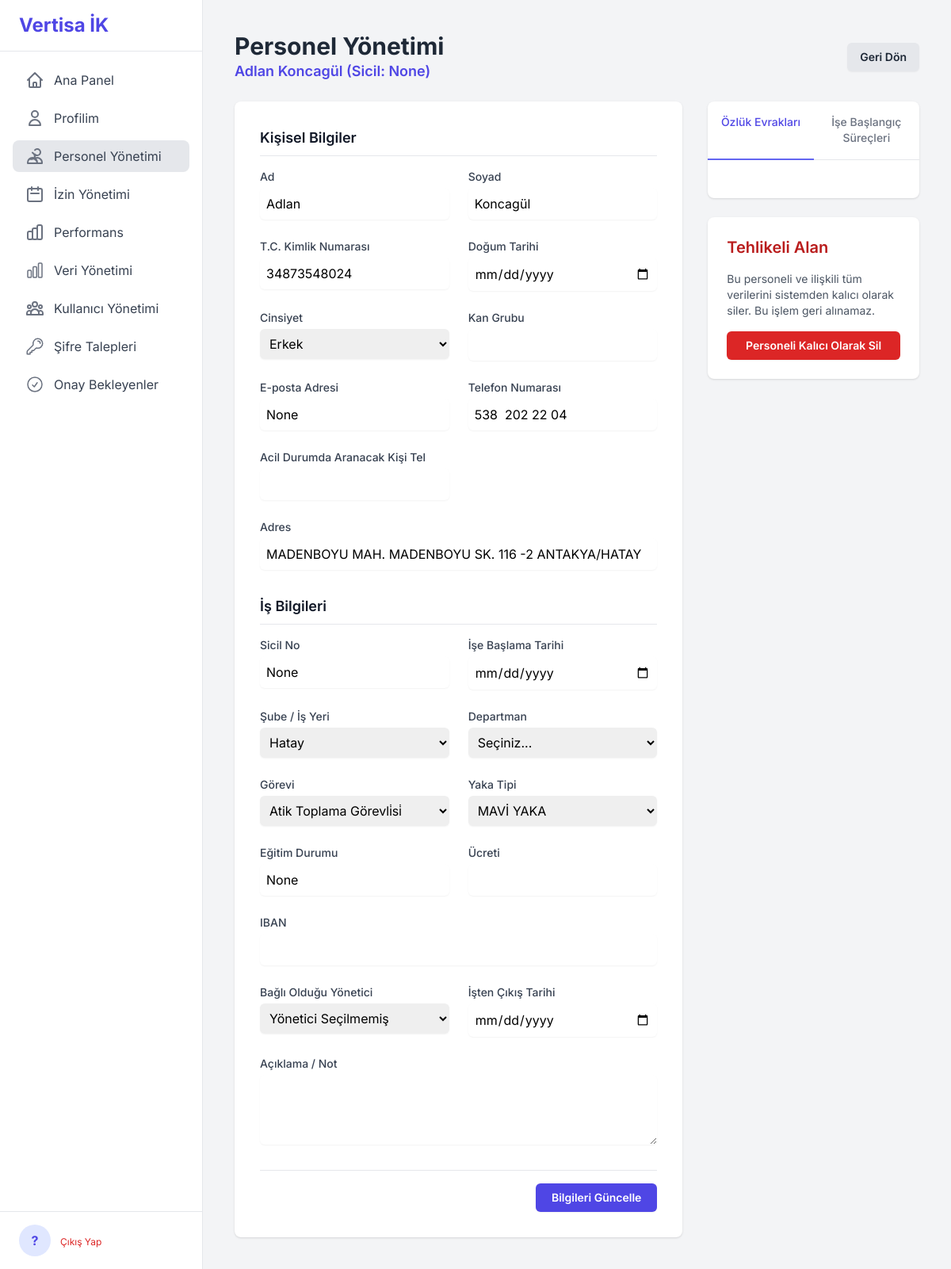
Screenshot of /personnel/manage/2 (signed in) with the database file from the repository.
### tables this page shows
CREATE TABLE calisanlar (
        id INTEGER PRIMARY KEY AUTOINCREMENT, 
        ad TEXT NOT NULL, 
        soyad TEXT NOT NULL,
        sicil_no TEXT UNIQUE,
        tc_kimlik TEXT UNIQUE NOT NULL, 
        ise_baslama_tarihi TEXT, 
        isten_cikis_tarihi TEXT,
        dogum_tarihi TEXT,
        cinsiyet TEXT,
        kan_grubu TEXT,
        tel TEXT, 
        yakin_tel TEXT, 
        adres TEXT, 
        iban TEXT, 
        egitim TEXT, 
        ucreti TEXT, 
        aciklama TEXT,
        yillik_izin_bakiye INTEGER NOT NULL DEFAULT 20, 
        yaka_tipi TEXT,
        yonetici_id INTEGER REFERENCES calisanlar(id), 
        sube_id INTEGER REFERENCES subeler(id),
        departman_id INTEGER REFERENCES departmanlar(id),
        gorev_id INTEGER REFERENCES gorevler(id), 
        mail TEXT UNIQUE,
        onay_durumu TEXT NOT NULL DEFAULT 'Onaylandı', 
        admin_notu TEXT
    );

CREATE TABLE subeler (id INTEGER PRIMARY KEY AUTOINCREMENT, sube_adi TEXT UNIQUE NOT NULL);

CREATE TABLE gorevler (id INTEGER PRIMARY KEY AUTOINCREMENT, gorev_adi TEXT UNIQUE NOT NULL);

### app/personnel.py (the view)
@bp.route('/manage/<int:calisan_id>')
@login_required
def manage(calisan_id):
    db = g.db
    calisan = db.execute("""
        SELECT c.*, s.sube_adi, d.departman_adi, g.gorev_adi
        FROM calisanlar c
        LEFT JOIN subeler s ON c.sube_id = s.id
        LEFT JOIN departmanlar d ON c.departman_id = d.id
        LEFT JOIN gorevler g ON c.gorev_id = g.id
        WHERE c.id = ?""", (calisan_id,)).fetchone()
    if not calisan:
        flash("Personel bulunamadı.", "danger")
        return redirect(url_for('personnel.list_personnel'))
    ozluk_evraklari = db.execute("SELECT * FROM evraklar WHERE calisan_id = ? AND kategori = 'Özlük' ORDER BY id", (calisan_id,)).fetchall()
    ise_baslangic_surecleri = db.execute("SELECT * FROM evraklar WHERE calisan_id = ? AND kategori = 'İşe Başlangıç' ORDER BY id", (calisan_id,)).fetchall()
    potential_managers = db.execute('SELECT id, ad, soyad, sicil_no FROM calisanlar WHERE id != ? AND onay_durumu="Onaylandı" ORDER BY ad, soyad', (calisan_id,)).fetchall()
    subeler = db.execute('SELECT * FROM subeler ORDER BY sube_adi').fetchall()
    departmanlar = db.execute('SELECT * FROM departmanlar ORDER BY departman_adi').fetchall()
    gorevler = db.execute('SELECT * FROM gorevler ORDER BY gorev_adi').fetchall()
    return render_template(
        'personnel_manage.html',
        calisan=calisan,
        ozluk_evraklari=ozluk_evraklari,
        ise_baslangic_surecleri=ise_baslangic_surecleri,
        managers=potential_managers,
        subeler=subeler,
        departmanlar=departmanlar,
        gorevler=gorevler
    )

### app/auth.py (called while the page is built)
def login_required(view):
    @wraps(view)
    def wrapped_view(**kwargs):
        if 'user_id' not in session:
            flash("Bu sayfayı görüntülemek için lütfen giriş yapın.", "warning")
            return redirect(url_for('auth.login'))
        return view(**kwargs)
    return wrapped_view

### app/templates/personnel_manage.html (shortened to what this page needs)
{% extends "base.html" %}
{% block content %}
<div class="flex justify-between items-center mb-6">
    <div>
        <h1 class="text-3xl font-bold text-gray-800">Personel Yönetimi</h1>
        <p class="text-lg text-indigo-600 font-semibold">{{ calisan.ad }} {{ calisan.soyad }} (Sicil: {{ calisan.sicil_no }})</p>
    </div>
    <a href="{{ url_for('personnel.list_personnel') }}" class="inline-flex items-center justify-center rounded-md bg-gray-200 px-4 py-2 text-sm font-semibold text-gray-800 shadow-sm hover:bg-gray-300">
        Geri Dön
    </a>
</div>
<div class="grid grid-cols-1 lg:grid-cols-3 gap-8">
    <div class="lg:col-span-2 bg-white rounded-lg shadow p-8">
        <form action="{{ url_for('personnel.update', calisan_id=calisan.id) }}" method="POST" class="space-y-8">
            <div>
                <h2 class="text-lg font-semibold text-gray-900 border-b pb-2 mb-4">Kişisel Bilgiler</h2>
                <div class="grid grid-cols-1 md:grid-cols-2 gap-6">
                    <div>
                        <label for="ad" class="block text-sm font-medium text-gray-700">Ad</label>
                        <input type="text" name="ad" id="ad" required class="mt-1 block w-full rounded-md border-gray-300 shadow-sm p-2" value="{{ calisan.ad }}">
                    </div>
                    <div>
                        <label for="soyad" class="block text-sm font-medium text-gray-700">Soyad</label>
                        <input type="text" name="soyad" id="soyad" required class="mt-1 block w-full rounded-md border-gray-300 shadow-sm p-2" value="{{ calisan.soyad }}">
                    </div>
                    <div>
                        <label for="tc_kimlik" class="block text-sm font-medium text-gray-700">T.C. Kimlik Numarası</label>
                        <input type="text" name="tc_kimlik" id="tc_kimlik" required pattern="[0-9]{11}" title="Lütfen 11 haneli T.C. Kimlik Numaranızı girin." class="mt-1 block w-full rounded-md border-gray-300 shadow-sm p-2" value="{{ calisan.tc_kimlik }}">
                    </div>
                     <div>
                        <label for="dogum_tarihi" class="block text-sm font-medium text-gray-700">Doğum Tarihi</label>
                        <input type="date" name="dogum_tarihi" id="dogum_tarihi" class="mt-1 block w-full rounded-md border-gray-300 shadow-sm p-2" value="{{ calisan.dogum_tarihi or '' }}">
                    </div>
                    <div>
                        <label for="cinsiyet" class="block text-sm font-medium text-gray-700">Cinsiyet</label>
                        <select id="cinsiyet" name="cinsiyet" class="mt-1 block w-full rounded-md border-gray-300 shadow-sm p-2">
                            <option {% if calisan.cinsiyet == 'Erkek' %}selected{% endif %}>Erkek</option>
                        </select>
                    </div>
                     <div>
                        <label for="kan_grubu" class="block text-sm font-medium text-gray-700">Kan Grubu</label>
                        <input type="text" name="kan_grubu" id="kan_grubu" class="mt-1 block w-full rounded-md border-gray-300 shadow-sm p-2" value="{{ calisan.kan_grubu or '' }}">
                    </div>
                    <div>
                        <label for="mail" class="block text-sm font-medium text-gray-700">E-posta Adresi</label>
                        <input type="email" name="mail" id="mail" required class="mt-1 block w-full rounded-md border-gray-300 shadow-sm p-2" value="{{ calisan.mail }}">
                    </div>
                    <div>
                        <label for="tel" class="block text-sm font-medium text-gray-700">Telefon Numarası</label>
                        <input type="tel" name="tel" id="tel" class="mt-1 block w-full rounded-md border-gray-300 shadow-sm p-2" value="{{ calisan.tel }}">
                    </div>
                    <div>
                        <label for="yakin_tel" class="block text-sm font-medium text-gray-700">Acil Durumda Aranacak Kişi Tel</label>
                        <input type="tel" name="yakin_tel" id="yakin_tel" class="mt-1 block w-full rounded-md border-gray-300 shadow-sm p-2" value="{{ calisan.yakin_tel }}">
                    </div>
                    <div class="col-span-1 md:col-span-2">
                        <label for="adres" class="block text-sm font-medium text-gray-700">Adres</label>
                        <input type="text" name="adres" id="adres" class="mt-1 block w-full rounded-md border-gray-300 shadow-sm p-2" value="{{ calisan.adres }}">
                    </div>
                </div>
            </div>
            <div>
                <h2 class="text-lg font-semibold text-gray-900 border-b pb-2 mb-4">İş Bilgileri</h2>
                <div class="grid grid-cols-1 md:grid-cols-2 gap-6">
                    <div>
                        <label for="sicil_no" class="block text-sm font-medium text-gray-700">Sicil No</label>
                        <input type="text" name="sicil_no" required class="mt-1 block w-full rounded-md border-gray-300 shadow-sm p-2" value="{{ calisan.sicil_no }}">
                    </div>
                    <div>
                        <label for="ise_baslama_tarihi" class="block text-sm font-medium text-gray-700">İşe Başlama Tarihi</label>
                        <input type="date" name="ise_baslama_tarihi" id="ise_baslama_tarihi" required class="mt-1 block w-full rounded-md border-gray-300 shadow-sm p-2" value="{{ calisan.ise_baslama_tarihi }}">
                    </div>
                    <div>
                        <label for="sube_id" class="block text-sm font-medium text-gray-700">Şube / İş Yeri</label>
                        <select id="sube_id" name="sube_id" class="mt-1 block w-full rounded-md border-gray-300 shadow-sm p-2">
                            {% for sube in subeler %}<option value="{{ sube.id }}" {% if calisan.sube_id == sube.id %}selected{% endif %}>{{ sube.sube_adi }}</option>{% endfor %}
                        </select>
                    </div>
                    <div>
                        <label for="departman_id" class="block text-sm font-medium text-gray-700">Departman</label>
                        <select id="departman_id" name="departman_id" class="mt-1 block w-full rounded-md border-gray-300 shadow-sm p-2">
                            <option value="">Seçiniz...</option>
                        </select>
                    </div>
                    <div>
                        <label for="gorev_id" class="block text-sm font-medium text-gray-700">Görevi</label>
                        <select id="gorev_id" name="gorev_id" class="mt-1 block w-full rounded-md border-gray-300 shadow-sm p-2">
                            {% for gorev in gorevler %}<option value="{{ gorev.id }}" {% if calisan.gorev_id == gorev.id %}selected{% endif %}>{{ gorev.gorev_adi }}</option>{% endfor %}
                        </select>
                    </div>
                    <div>
                        <label for="yaka_tipi" class="block text-sm font-medium text-gray-700">Yaka Tipi</label>
                        <select id="yaka_tipi" name="yaka_tipi" class="mt-1 block w-full rounded-md border-gray-300 shadow-sm p-2">
                            <option {% if calisan.yaka_tipi == 'MAVİ YAKA' %}selected{% endif %}>MAVİ YAKA</option>
                        </select>
                    </div>
                    <div>
                        <label for="egitim" class="block text-sm font-medium text-gray-700">Eğitim Durumu</label>
                        <input type="text" name="egitim" id="egitim" class="mt-1 block w-full rounded-md border-gray-300 shadow-sm p-2" value="{{ calisan.egitim }}">
                    </div>
                     <div>
                        <label for="ucreti" class="block text-sm font-medium text-gray-700">Ücreti</label>
                        <input type="text" name="ucreti" id="ucreti" class="mt-1 block w-full rounded-md border-gray-300 shadow-sm p-2" value="{{ calisan.ucreti }}">
                    </div>
                    <div class="col-span-1 md:col-span-2">
                        <label for="iban" class="block text-sm font-medium text-gray-700">IBAN</label>
                        <input type="text" name="iban" id="iban" class="mt-1 block w-full rounded-md border-gray-300 shadow-sm p-2" value="{{ calisan.iban }}">
                    </div>
                    <div>
                        <label for="yonetici_id" class="block text-sm font-medium text-gray-700">Bağlı Olduğu Yönetici</label>
                        <select name="yonetici_id" id="yonetici_id" class="mt-1 block w-full rounded-md border-gray-300 shadow-sm p-2">
                            <option value="">Yönetici Seçilmemiş</option>
                        </select>
                    </div>
                    <div>
                        <label for="isten_cikis_tarihi" class="block text-sm font-medium text-gray-700">İşten Çıkış Tarihi</label>
                        <input type="date" name="isten_cikis_tarihi" id="isten_cikis_tarihi" class="mt-1 block w-full rounded-md border-gray-300 shadow-sm p-2" value="{{ calisan.isten_cikis_tarihi or '' }}">
                    </div>
                    <div class="col-span-1 md:col-span-2">
                        <label for="aciklama" class="block text-sm font-medium text-gray-700">Açıklama / Not</label>
                        <textarea name="aciklama" id="aciklama" rows="3" class="mt-1 block w-full rounded-md border-gray-300 shadow-sm p-2">{{ calisan.aciklama or '' }}</textarea>
                    </div>
                </div>
            </div>
            <div class="flex justify-end pt-4 border-t">
                <button type="submit" class="rounded-md bg-indigo-600 px-5 py-2 text-sm font-semibold text-white shadow-sm hover:bg-indigo-500">Bilgileri Güncelle</button>
            </div>
        </form>
    </div>
    <div class="lg:col-span-1 space-y-6">
        <div class="bg-white rounded-lg shadow" x-data="{ activeTab: 'ozluk' }">
            <div class="border-b border-gray-200">
                <nav class="-mb-px flex" aria-label="Tabs">
                    <a href="#" @click.prevent="activeTab = 'ozluk'"
                       :class="{ 'border-indigo-500 text-indigo-600': activeTab === 'ozluk', 'border-transparent text-gray-500 hover:text-gray-700 hover:border-gray-300': activeTab !== 'ozluk' }"
                       class="w-1/2 py-4 px-1 text-center border-b-2 font-medium text-sm">
                        Özlük Evrakları
                    </a>
                    <a href="#" @click.prevent="activeTab = 'surecler'"
                       :class="{ 'border-indigo-500 text-indigo-600': activeTab === 'surecler', 'border-transparent text-gray-500 hover:text-gray-700 hover:border-gray-300': activeTab !== 'surecler' }"
                       class="w-1/2 py-4 px-1 text-center border-b-2 font-medium text-sm">
                        İşe Başlangıç Süreçleri
                    </a>
                </nav>
            </div>
            <div class="p-6">
            </div>
        </div>
        <div class="bg-white rounded-lg shadow p-6">
             <h2 class="text-xl font-semibold text-red-700 mb-4">Tehlikeli Alan</h2>
             <p class="text-sm text-gray-600 mb-4">Bu personeli ve ilişkili tüm verilerini sistemden kalıcı olarak siler. Bu işlem geri alınamaz.</p>
             <form action="{{ url_for('personnel.delete', calisan_id=calisan.id) }}" method="POST" onsubmit="return confirm('Bu personeli kalıcı olarak silmek istediğinizden emin misiniz? Tüm verileri kaybolacaktır.');">
                <button type="submit" class="w-full rounded-md bg-red-600 px-4 py-2 text-sm font-semibold text-white shadow-sm hover:bg-red-500">Personeli Kalıcı Olarak Sil</button>
             </form>
        </div>
    </div>
</div>
{% endblock %}

### app/templates/base.html (style rules this page uses)
body { font-family: 'Inter', sans-serif; }

### rows the page displays
calisanlar: ad "Adlan", soyad "Koncagül", tc_kimlik "34873548024", cinsiyet "Erkek", tel "538 202 22 04", adres "MADENBOYU MAH. MADENBOYU SK. 116 -2 ANTAKYA/HATAY", sube_id "Hatay", gorev_id "Atik Toplama Görevli̇si̇"

### other values shown
{{ session.ad_soyad[0]|upper if session.ad_soyad else '?' }} "?"
{{ calisan.sicil_no }} "None"
